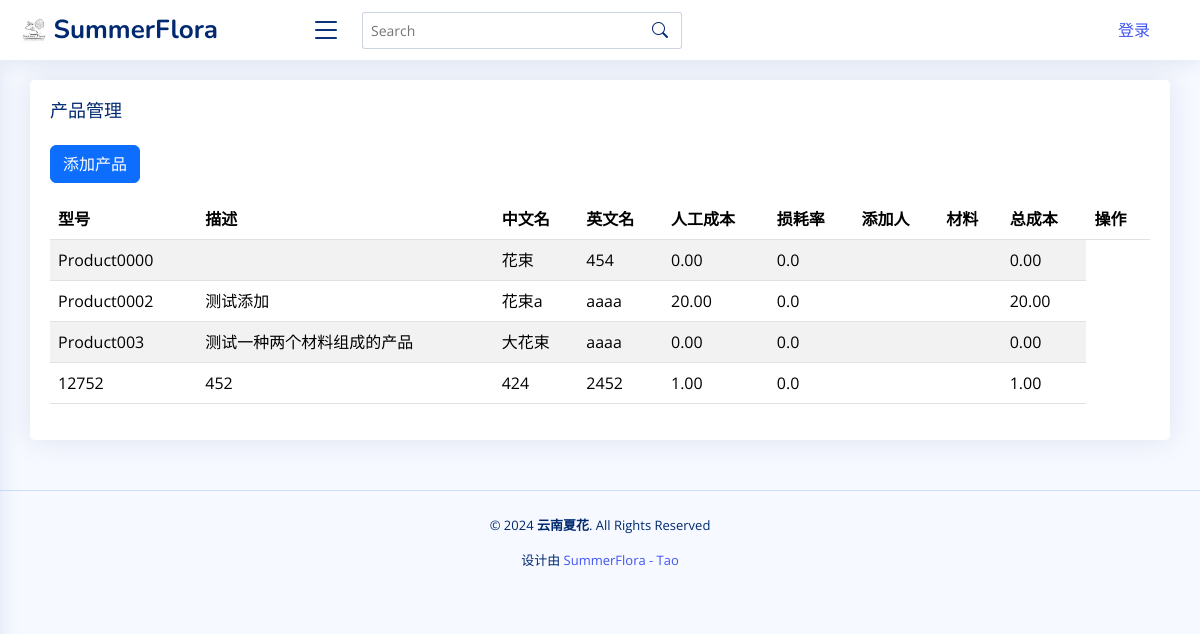
/product_list/, run on an earlier commit of the app's database.
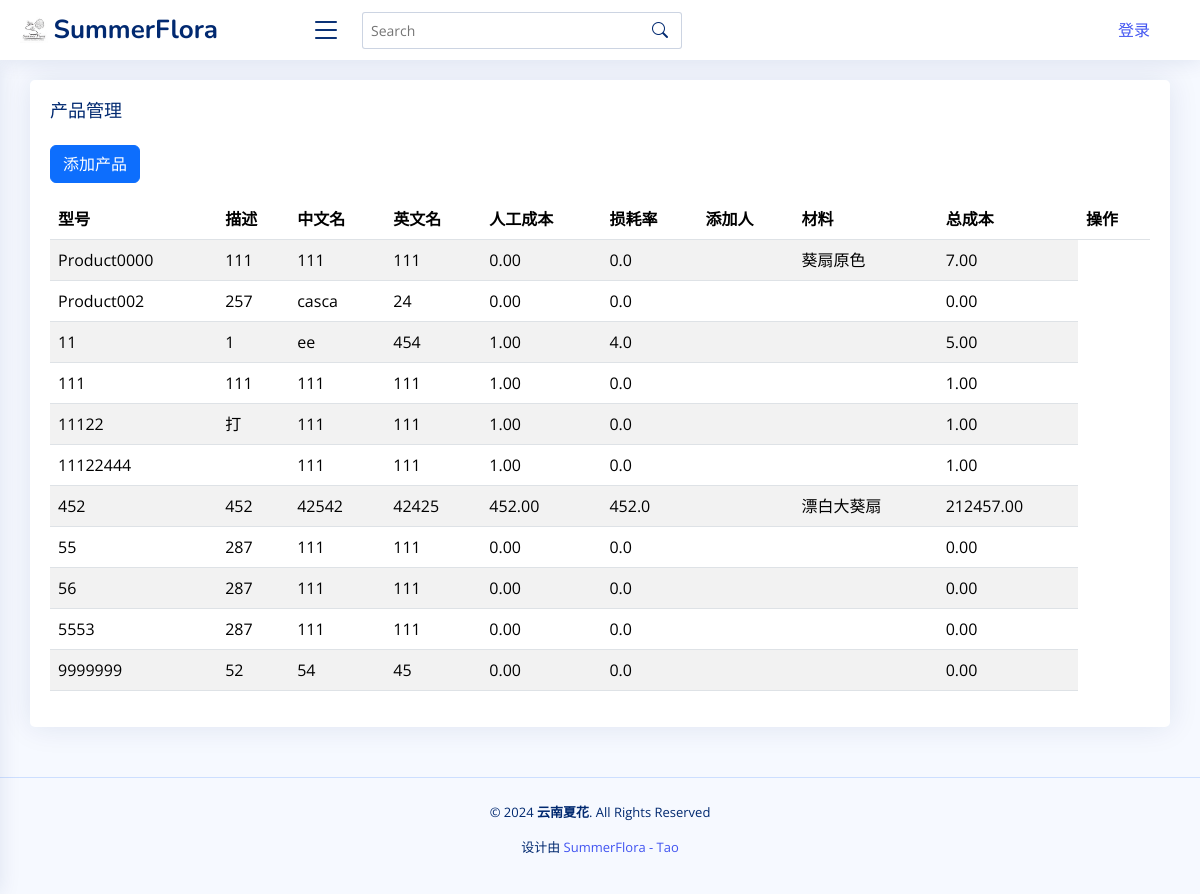
And on a later commit of the database.
### app01/models.py (models this page shows, shortened)
class Product(models.Model):
    model = models.CharField(
        max_length=100, blank=False, default="Product0000", primary_key=True
    )
    description = models.TextField(null=True, blank=True)
    chinese_name = models.CharField(max_length=200)
    english_name = models.CharField(max_length=200)
    materials = models.ManyToManyField(FlowerMaterial, through="ProductMaterial")
    labor_cost = models.DecimalField(max_digits=10, decimal_places=2, default=0.0)
    loss_rate = models.FloatField(default=0.0)
    created_by = models.ForeignKey(
        settings.AUTH_USER_MODEL,
        on_delete=models.SET_NULL,
        null=True,
        blank=True,
        default=None,
    )
    created_at = models.DateTimeField(editable=False)
    updated_at = models.DateTimeField()
    @property
    def cost(self):
        total_cost = Decimal(0)
        for material in self.productmaterial_set.all():
            if material.price_type == "price_one":
                material_cost = (
                    material.flower_material.price_one
                    * Decimal(material.quantity)
                    * Decimal(material.ratio)
                )
            else:
                material_cost = (
                    material.flower_material.price_two
                    * Decimal(material.quantity)
                    * Decimal(material.ratio)
                )
            total_cost += material_cost
        total_cost += self.labor_cost
        total_cost *= Decimal(1 + self.loss_rate)
        return total_cost

class FlowerMaterial(models.Model):
    model = models.CharField(
        max_length=100, blank=False, default="Material0000", primary_key=True
    )
    category = models.ForeignKey(
        Category, on_delete=models.SET_NULL, null=True, default="默认类型"
    )
    image = models.ImageField(upload_to="images/", null=True, blank=True, default=None)
    chinese_name = models.CharField(max_length=200, null=True, blank=True, default="")
    english_name = models.CharField(max_length=200, null=True, blank=True, default="")
    scientific_name = models.CharField(
        max_length=200, null=True, blank=True, default=""
    )
    color = models.CharField(max_length=200, null=True, blank=True, default="")
    chineses_specifications = models.CharField(
        max_length=200, null=True, blank=True, default="无中文规格"
    )
    size = models.CharField(
        max_length=200, help_text="单位：cm", blank=True, default=""
    )
    weight = models.CharField(
        max_length=200, help_text="单位：g", blank=True, default=""
    )
    sale_spec_quantity = models.CharField(
        max_length=200, help_text="销售规格的数字", blank=True, default=""
    )
    sale_spec_unit = models.CharField(
        max_length=10,
        help_text="销售规格的单位",
        choices=[("pcs", "pcs"), ("g", "g"), ("box", "box"), ("kg", "kg")],
        blank=True,
        null=True,
        default="pcs",
    )
    process = models.ForeignKey(
        Process, on_delete=models.SET_NULL, null=True, blank=True, default=None
    )
    outer_box_length = models.FloatField(
        help_text="长度，单位：cm", null=True, blank=True, default=0.0
    )
    outer_box_width = models.FloatField(
        help_text="宽度，单位：cm", null=True, blank=True, default=0.0
    )
    outer_box_height = models.FloatField(
        help_text="高度，单位：cm", null=True, blank=True, default=0.0
    )
    packing_quantity = models.IntegerField(
        help_text="单位：qty", null=True, blank=True, default=0
    )
    grade = models.ForeignKey(
        Grade, on_delete=models.SET_NULL, null=True, blank=True, default=None
    )
    supplier = models.ForeignKey(
        Supplier, on_delete=models.SET_NULL, null=True, blank=True, default=None
    )
    price_one = models.DecimalField(
        max_digits=10, decimal_places=2, null=True, blank=True, default=0.0
    )
    price_two = models.DecimalField(
        max_digits=10, decimal_places=2, null=True, blank=True, default=0.0
    )
    created_by = models.ForeignKey(
        settings.AUTH_USER_MODEL,
        on_delete=models.SET_NULL,
        null=True,
        blank=True,
        default=None,
    )
    created_at = models.DateTimeField(editable=False)
    updated_at = models.DateTimeField()

class ProductMaterial(models.Model):
    PRICE_TYPE_CHOICES = [
        ("price_one", "Price One"),
        ("price_two", "Price Two"),
    ]
    product = models.ForeignKey(Product, on_delete=models.CASCADE)
    flower_material = models.ForeignKey(FlowerMaterial, on_delete=models.CASCADE)
    quantity = models.FloatField(default=1.0)
    ratio = models.FloatField(default=1.0)
    price_type = models.CharField(
        max_length=10, choices=PRICE_TYPE_CHOICES, default="price_one"
    )

### app01/views.py (the view)
# urls.py: path("product_list/", products_list, name="product_list"),
def products_list(request):
    products = Product.objects.all()
    return render(
        request,
        "product_list.html",
        {"products": products, "current_user": request.user},
    )

### app01/templates/product_list.html (shortened to what this page needs)
{% extends 'base.html' %}
{% block content %}
<section class="section">
  <div class="row">
    <div class="col-lg-12">
      <div class="card custom-width">
        <div class="card-body">
          <h5 class="card-title">产品管理</h5>
          <a href="{% url 'add_product' %}" class="btn btn-primary mb-3">添加产品</a>
          <div class="table-responsive">
            <table class="table table-striped table-fixed" id="products-table">
              <thead>
                <tr>
                  <th>型号</th>
                  <th>描述</th>
                  <th>中文名</th>
                  <th>英文名</th>
                  <th>人工成本</th>
                  <th>损耗率</th>
                  <th>添加人</th>
                  <th>材料</th>
                  <th>总成本</th>
                  <th>操作</th>
                </tr>
              </thead>
              <tbody>
                {% for product in products %}
                <tr>
                  <td>{{ product.model }}</td>
                  <td>{{ product.description }}</td>
                  <td>{{ product.chinese_name }}</td>
                  <td>{{ product.english_name }}</td>
                  <td>{{ product.labor_cost }}</td>
                  <td>{{ product.loss_rate }}</td>
                  <td>{{ product.created_by.name }}</td>
                  <td>
                    {% for material in product.materials.all %}
                    <span>{{ material.chinese_name }}</span><br>
                    {% endfor %}
                  </td>
                  <td>{{ product.cost }}</td>
                </tr>
                {% endfor %}
              </tbody>
            </table>
          </div>
        </div>
      </div>
    </div>
  </div>
</section>
{% endblock %}

What changed in the data, as far as the page shows it:
removed Product: model "Product0002", description "测试添加", chinese_name "花束a", english_name "aaaa", labor_cost "20.00", loss_rate "0.0", cost "20.00"
removed Product: model "Product003", description "测试一种两个材料组成的产品", chinese_name "大花束", english_name "aaaa", labor_cost "0.00", loss_rate "0.0", cost "0.00"
removed Product: model "12752", description "452", chinese_name "424", english_name "2452", labor_cost "1.00", loss_rate "0.0", cost "1.00"
changed Product "Product0000": gains FlowerMaterial (chinese_name "葵扇原色"); description (not shown) → "111"; chinese_name "花束" → "111"; english_name "454" → "111"; cost "0.00" → "7.00"
added Product: model "Product002", description "257", chinese_name "casca", english_name "24", labor_cost "0.00", loss_rate "0.0", cost "0.00"
added Product: model "11", description "1", chinese_name "ee", english_name "454", labor_cost "1.00", loss_rate "4.0", cost "5.00"
added Product: model "111", description "111", chinese_name "111", english_name "111", labor_cost "1.00", loss_rate "0.0", cost "1.00"
added Product: model "11122", description "打", chinese_name "111", english_name "111", labor_cost "1.00", loss_rate "0.0", cost "1.00"
added Product: model "11122444", chinese_name "111", english_name "111", labor_cost "1.00", loss_rate "0.0", cost "1.00"
added Product: model "452", description "452", chinese_name "42542", english_name "42425", labor_cost "452.00", loss_rate "452.0", cost "212457.00"
now on this page (row unchanged): FlowerMaterial: chinese_name "漂白大葵扇", shown under "452"
added Product: model "55", description "287", chinese_name "111", english_name "111", labor_cost "0.00", loss_rate "0.0", cost "0.00"
added Product: model "56", description "287", chinese_name "111", english_name "111", labor_cost "0.00", loss_rate "0.0", cost "0.00"
added Product: model "5553", description "287", chinese_name "111", english_name "111", labor_cost "0.00", loss_rate "0.0", cost "0.00"
added Product: model "9999999", description "52", chinese_name "54", english_name "45", labor_cost "0.00", loss_rate "0.0", cost "0.00"
